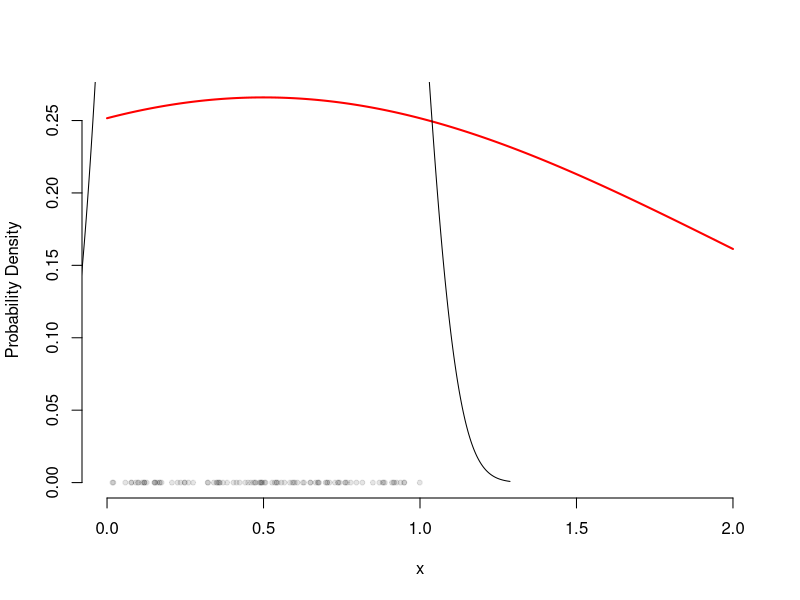

The R source for this figure: (Note: this script raises an error after producing the figure.)
## ---- chunk 1
drawDistribution <- function(fun=dbeta,param1=1,param2=.5,xlim=c(0,1),xdata=NULL){
  x <- seq(xlim[1],xlim[2],length=200)
  y <- fun(x, param1,param2)
  # Get rid of points not in the domain of the distribution
  keep <- is.finite(y)
  y <- y[keep]
  x <- x[keep]
  plot(x,y,type='l',xlim=xlim,lwd=2,col="red",ylim=c(0,max(y)),
       ylab="Probability Density", xlab="x", bty="n")
  if (!is.null(xdata)) {
    points( xdata, rep(0,length(xdata) ), 
            pch=20, col=rgb(0,0,0,.1) )
    dens <- density(xdata)
    lines( dens$x, dens$y )
    }
  }

drawDistribution(dnorm,.5,1.5,xdata=runif(100),xlim=c(0,2))

## ---- chunk 2

myUI <- div(
  div(class='jumbotron masthead',
      h3('The β Distribution'),
      p('Showing the shape of the β distribution.' ),
      actionButton(inputId="submitted","Send in your parameters.")
  ),
  div(class='row span9 well',
    div(class='span3 well',
        selectInput("distDistrib","Choice of Distribution", 
                    list(uniform="uniform",gaussian="normal",
                         beta="beta", "chi squared" ="chisq"), 
                    selected="beta"),
        sliderInput("distParam1", "Parameter 1", min=0.01,max=2,step=0.01, value=0.5),
        sliderInput("distParam2", "Parameter 2", min=0.01,max=2,step=0.01, value=0.1)
        ),
    div(class='span4 well',
        plotOutput("distPlot1"),
        sliderInput("distXrange", "X-axis Range", 
                    min=-10, max=10, step=0.5, value=c(0,1))
    )
  )
)
